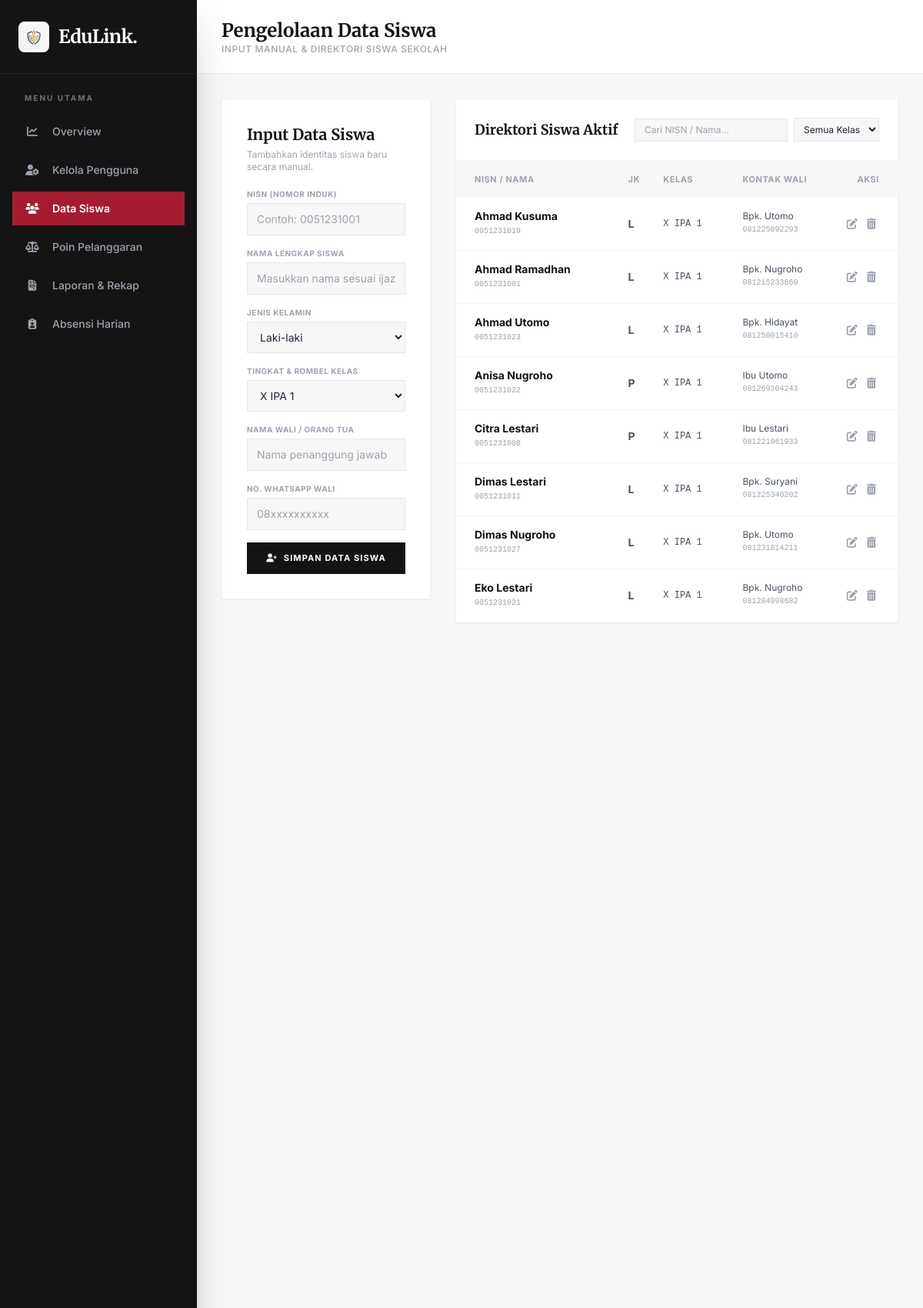
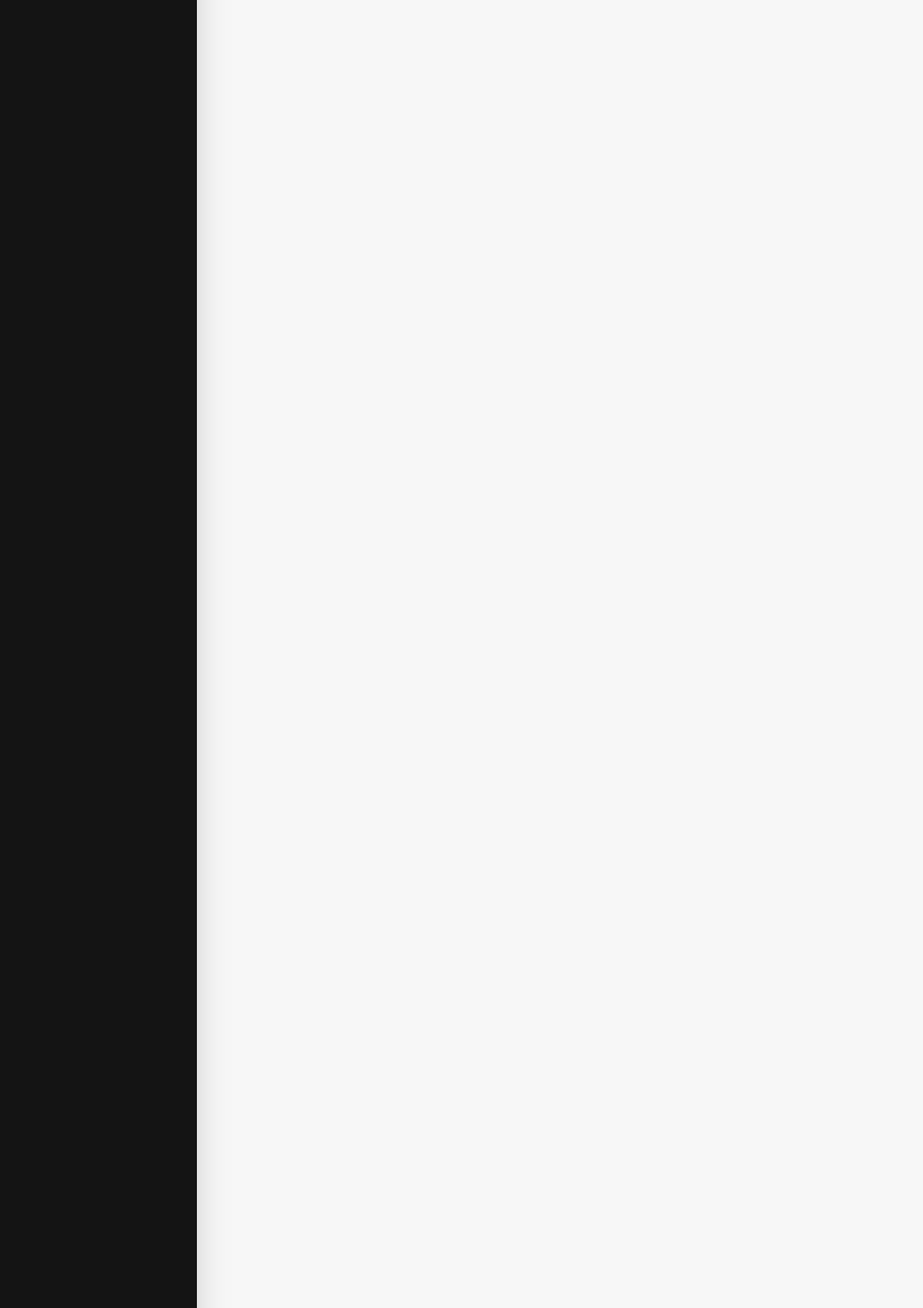
Screenshot of /siswa (signed in, upper part) with the database file from the repository (2 pictures, top to bottom).
### tables this page shows
CREATE TABLE siswa (
            id INTEGER PRIMARY KEY AUTOINCREMENT,
            nisn TEXT UNIQUE NOT NULL,
            nama_siswa TEXT NOT NULL,
            jenis_kelamin TEXT NOT NULL,
            kelas TEXT NOT NULL,
            nama_wali TEXT NOT NULL,
            no_hp_wali TEXT NOT NULL
        );

### backend/app.py (the view)
@app.route('/siswa')
def siswa():
    if 'user_id' not in session:
        return redirect(url_for('login'))
    conn = get_db_connection()
    daftar_siswa = conn.execute("SELECT * FROM siswa ORDER BY kelas ASC, nama_siswa ASC").fetchall()
    conn.close()
    return render_template('dashboard/siswa.html', nama_user=session['nama'], siswa_list=daftar_siswa)

### backend/modules/database.py (called while the page is built)
def get_db_connection():
    conn = sqlite3.connect(DB_PATH)
    conn.row_factory = sqlite3.Row
    return conn

### frontend/templates/dashboard/siswa.html (shortened to what this page needs)
<!DOCTYPE html>
<html lang="id">
<head>
    <script src="https://cdn.tailwindcss.com"></script>
    <link rel="stylesheet" href="https://cdnjs.cloudflare.com/ajax/libs/font-awesome/6.4.0/css/all.min.css">
</head>
<body class="bg-eduPaper text-gray-800 font-sans h-screen flex overflow-hidden selection:bg-eduCrimson-600 selection:text-white">
    <aside id="sidebar" class="fixed lg:static top-0 left-0 h-full w-64 bg-eduDark-900 text-gray-400 flex flex-col shadow-2xl z-40 shrink-0 transform -translate-x-full lg:translate-x-0 transition-transform duration-300">
        <div class="h-20 lg:h-24 flex items-center justify-between px-6 border-b border-gray-800/80">
            <div class="flex items-center gap-3">
                <div class="w-10 h-10 rounded-lg bg-white p-1 flex items-center justify-center shrink-0 border-none shadow-none">
                    <img src="{{ url_for('static', filename='images/edulink-logo.webp') }}" alt="EduLink Logo" class="w-full h-full object-contain mix-blend-multiply scale-110">
                </div>
                <span class="text-2xl font-serif font-bold text-white tracking-tight">EduLink.</span>
            </div>
        </div>
        <nav class="flex-1 overflow-y-auto py-6 px-4 flex flex-col gap-1.5">
            <p class="px-4 text-[10px] font-bold text-gray-500 uppercase tracking-[0.2em] mb-2">Menu Utama</p>
            <a href="/dashboard" class="flex items-center gap-4 px-4 py-3 hover:bg-eduDark-800 hover:text-white transition"><i class="fa-solid fa-chart-line text-sm w-5 text-center"></i><span class="text-sm font-medium">Overview</span></a>
            <a href="/users" class="flex items-center gap-4 px-4 py-3 hover:bg-eduDark-800 hover:text-white transition"><i class="fa-solid fa-user-gear text-sm w-5 text-center"></i><span class="text-sm font-medium">Kelola Pengguna</span></a>
            <a href="/siswa" class="flex items-center gap-4 px-4 py-3 bg-eduCrimson-600 text-white transition"><i class="fa-solid fa-users text-sm w-5 text-center"></i><span class="text-sm font-semibold">Data Siswa</span></a>
            <a href="/poin" class="flex items-center gap-4 px-4 py-3 hover:bg-eduDark-800 hover:text-white transition"><i class="fa-solid fa-scale-balanced text-sm w-5 text-center"></i><span class="text-sm font-medium">Poin Pelanggaran</span></a>
            <a href="/laporan" class="flex items-center gap-4 px-4 py-3 hover:bg-eduDark-800 hover:text-white transition"><i class="fa-solid fa-file-invoice text-sm w-5 text-center"></i><span class="text-sm font-medium">Laporan & Rekap</span></a>
            <a href="/absensi" class="flex items-center gap-4 px-4 py-3 hover:bg-eduDark-800 hover:text-white transition"><i class="fa-solid fa-clipboard-user text-sm w-5 text-center"></i><span class="text-sm font-medium">Absensi Harian</span></a>
        </nav>
    </aside>
    <main class="flex-1 flex flex-col h-full relative z-10 min-w-0">
        <header class="h-20 lg:h-24 bg-white border-b border-gray-200/80 flex items-center justify-between px-4 sm:px-8 shrink-0">
            <div class="flex items-center gap-3">
                <div>
                    <h1 class="text-lg sm:text-2xl font-serif font-bold text-eduDark-900 leading-tight">Pengelolaan Data Siswa</h1>
                    <p class="text-[10px] sm:text-xs text-gray-400 font-medium uppercase tracking-wider hidden sm:block">Input Manual & Direktori Siswa Sekolah</p>
                </div>
            </div>
        </header>
        <div class="flex-1 overflow-y-auto p-4 sm:p-8 space-y-6 sm:space-y-8">
            <div class="grid grid-cols-1 lg:grid-cols-3 gap-6 sm:gap-8 items-start">
                <div class="bg-white p-5 sm:p-8 border border-gray-100 shadow-sm">
                    <h3 class="font-serif font-bold text-lg sm:text-xl text-eduDark-900 mb-1">Input Data Siswa</h3>
                    <p class="text-xs text-gray-400 mb-5">Tambahkan identitas siswa baru secara manual.</p>
                    <form action="#" method="POST" autocomplete="off" class="space-y-4">
                        <div>
                            <label class="text-[10px] font-bold text-gray-400 uppercase tracking-wider block mb-1">NISN (Nomor Induk)</label>
                            <input type="text" name="nisn" required placeholder="Contoh: 0051231001" class="w-full bg-eduPaper border border-gray-200 text-xs sm:text-sm py-2.5 px-3 focus:outline-none focus:border-eduCrimson-600">
                        </div>
                        <div>
                            <label class="text-[10px] font-bold text-gray-400 uppercase tracking-wider block mb-1">Nama Lengkap Siswa</label>
                            <input type="text" name="nama_siswa" required placeholder="Masukkan nama sesuai ijazah" class="w-full bg-eduPaper border border-gray-200 text-xs sm:text-sm py-2.5 px-3 focus:outline-none focus:border-eduCrimson-600">
                        </div>
                        <div>
                            <label class="text-[10px] font-bold text-gray-400 uppercase tracking-wider block mb-1">Jenis Kelamin</label>
                            <select name="jenis_kelamin" required class="w-full bg-eduPaper border border-gray-200 text-xs sm:text-sm py-2.5 px-3 focus:outline-none focus:border-eduCrimson-600">
                                <option value="L">Laki-laki</option>
                            </select>
                        </div>
                        <div>
                            <label class="text-[10px] font-bold text-gray-400 uppercase tracking-wider block mb-1">Tingkat & Rombel Kelas</label>
                            <select name="kelas" required class="w-full bg-eduPaper border border-gray-200 text-xs sm:text-sm py-2.5 px-3 focus:outline-none focus:border-eduCrimson-600">
                                <option value="X IPA 1">X IPA 1</option>
                            </select>
                        </div>
                        <div>
                            <label class="text-[10px] font-bold text-gray-400 uppercase tracking-wider block mb-1">Nama Wali / Orang Tua</label>
                            <input type="text" name="nama_wali" placeholder="Nama penanggung jawab" class="w-full bg-eduPaper border border-gray-200 text-xs sm:text-sm py-2.5 px-3 focus:outline-none focus:border-eduCrimson-600">
                        </div>
                        <div>
                            <label class="text-[10px] font-bold text-gray-400 uppercase tracking-wider block mb-1">No. WhatsApp Wali</label>
                            <input type="text" name="no_hp_wali" placeholder="08xxxxxxxxxx" class="w-full bg-eduPaper border border-gray-200 text-xs sm:text-sm py-2.5 px-3 focus:outline-none focus:border-eduCrimson-600">
                        </div>
                        <button type="submit" class="w-full bg-eduDark-900 hover:bg-eduCrimson-600 text-white font-bold py-3 transition text-[11px] uppercase tracking-widest mt-2">
                            <i class="fa-solid fa-user-plus mr-1"></i> Simpan Data Siswa
                        </button>
                    </form>
                </div>
                <div class="lg:col-span-2 bg-white border border-gray-100 shadow-sm">
                    <div class="p-4 sm:p-6 border-b border-gray-100 flex flex-wrap justify-between items-center gap-3">
                        <h3 class="font-serif font-bold text-base sm:text-lg text-eduDark-900">Direktori Siswa Aktif</h3>
                        <div class="flex items-center gap-2">
                            <input type="text" placeholder="Cari NISN / Nama..." class="bg-eduPaper border border-gray-200 text-xs py-1.5 px-3 focus:outline-none">
                            <select class="bg-eduPaper border border-gray-200 text-xs py-1.5 px-2 focus:outline-none">
                                <option>Semua Kelas</option>
                            </select>
                        </div>
                    </div>
                    <div class="overflow-x-auto max-h-[600px] overflow-y-auto">
                        <table class="w-full text-left text-xs sm:text-sm text-gray-600 min-w-[550px]">
                            <thead class="bg-eduPaper text-[10px] sm:text-[11px] uppercase font-bold text-gray-400 tracking-wider sticky top-0 z-10">
                                <tr>
                                    <th class="pl-6 py-3.5">NISN / Nama</th>
                                    <th class="px-3 py-3.5">JK</th>
                                    <th class="px-3 py-3.5">Kelas</th>
                                    <th class="px-3 py-3.5">Kontak Wali</th>
                                    <th class="pr-6 py-3.5 text-right">Aksi</th>
                                </tr>
                            </thead>
                            <tbody class="divide-y divide-gray-100">
                                {% for s in siswa_list %}
                                <tr class="hover:bg-gray-50/80">
                                    <td class="pl-6 py-3.5">
                                        <p class="font-bold text-eduDark-900">{{ s.nama_siswa }}</p>
                                        <p class="text-[10px] font-mono text-gray-400">{{ s.nisn }}</p>
                                    </td>
                                    <td class="px-3 py-3.5 font-bold">{{ s.jenis_kelamin }}</td>
                                    <td class="px-3 py-3.5 font-mono text-xs">{{ s.kelas }}</td>
                                    <td class="px-3 py-3.5">
                                        <p class="text-xs">{{ s.nama_wali }}</p>
                                        <p class="text-[10px] text-gray-400 font-mono">{{ s.no_hp_wali }}</p>
                                    </td>
                                    <td class="pr-6 py-3.5 text-right">
                                        <button class="p-1 text-gray-400 hover:text-eduCrimson-600"><i class="fa-solid fa-pen-to-square"></i></button>
                                        <button class="p-1 text-gray-400 hover:text-red-600"><i class="fa-solid fa-trash-can"></i></button>
                                    </td>
                                </tr>
                                {% else %}
                                <tr>
                                    <td colspan="5" class="text-center py-6 text-gray-400 italic">Belum ada data siswa tersimpan. Silakan jalankan seed_data.py.</td>
                                </tr>
                                {% endfor %}
                            </tbody>
                        </table>
                    </div>
                </div>
            </div>
        </div>
    </main>
</body>
</html>

### rows the page displays
siswa: nama_siswa "Ahmad Kusuma", nisn "0051231019", jenis_kelamin "L", kelas "X IPA 1", nama_wali "Bpk. Utomo", no_hp_wali "081225092293"
siswa: nama_siswa "Ahmad Ramadhan", nisn "0051231001", jenis_kelamin "L", kelas "X IPA 1", nama_wali "Bpk. Nugroho", no_hp_wali "081215233860"
siswa: nama_siswa "Ahmad Utomo", nisn "0051231023", jenis_kelamin "L", kelas "X IPA 1", nama_wali "Bpk. Hidayat", no_hp_wali "081250015410"
siswa: nama_siswa "Anisa Nugroho", nisn "0051231022", jenis_kelamin "P", kelas "X IPA 1", nama_wali "Ibu Utomo", no_hp_wali "081269304243"
siswa: nama_siswa "Citra Lestari", nisn "0051231008", jenis_kelamin "P", kelas "X IPA 1", nama_wali "Ibu Lestari", no_hp_wali "081221061933"
siswa: nama_siswa "Dimas Lestari", nisn "0051231011", jenis_kelamin "L", kelas "X IPA 1", nama_wali "Bpk. Suryani", no_hp_wali "081225340202"
siswa: nama_siswa "Dimas Nugroho", nisn "0051231027", jenis_kelamin "L", kelas "X IPA 1", nama_wali "Bpk. Utomo", no_hp_wali "081231814211"
siswa: nama_siswa "Eko Lestari", nisn "0051231021", jenis_kelamin "L", kelas "X IPA 1", nama_wali "Bpk. Nugroho", no_hp_wali "081284998682"
